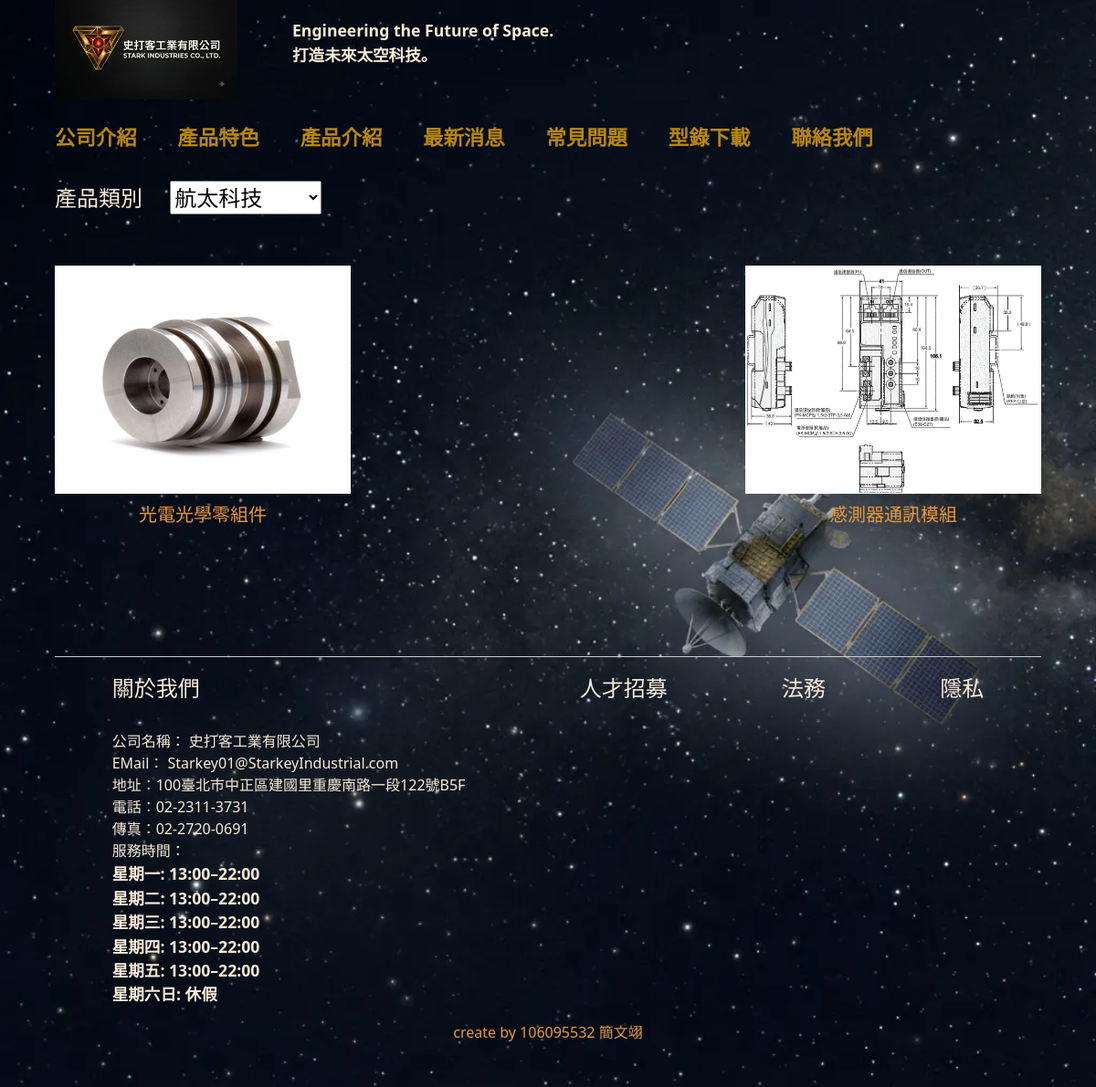
Screenshot of /products/ with the database file from the repository.
### internal/models.py (models this page shows, shortened)
class FeatureInfo(models.Model):
    featureinfoid = models.AutoField(primary_key=True)
    topic = models.ForeignKey('FeatureType', on_delete=models.CASCADE)
    title = models.TextField(null=False)
    content = models.TextField(null=False)
    addtime = models.BigIntegerField(editable=False)
    lastUpdate = models.BigIntegerField(editable=False)

class Category(models.Model):
    categoryid = models.AutoField(primary_key=True)
    name = models.CharField(max_length=30, null=False)
    enable = models.BooleanField(default=True, null=False)

class Company(models.Model):
    name = models.CharField(max_length=30, primary_key=True)
    email = models.CharField(max_length=100, null=False)
    address = models.CharField(max_length=100, null=False)
    phone = models.CharField(max_length=20, null=False)
    fax = models.CharField(max_length=20)
    servicetime = models.TextField()

### index/views.py (the view)
# urls.py: path("products/", front.Products),
def Products(request):
    products = models.Item.objects.all()
    products = [model_to_dict(productRecord) for productRecord in products]
    topics = models.Category.objects.filter(enable=True)
    topics = [model_to_dict(topicRecord) for topicRecord in topics]
    brandSlogan, company = __templates()
    return render(request, "front_product.htm", locals())

### index/views.py (called while the page is built)
def __templates():
    brandSlogans = models.FeatureInfo.objects.filter(topic_id=3)
    if len(brandSlogans) > 0:
        brandSlogan = brandSlogans[random.randint(0, len(brandSlogans)-1)].content
    else:
        brandSlogan = ""
    company = models.Company.objects.all().first()
    company = model_to_dict(company)
    return brandSlogan, company

### templates/front_product.htm (shortened to what this page needs)
{% extends "front_template.htm" %}
{% load static %}
{% block content%}
  <div id="productCategory">
    <span>產品類別</span>
    <select onchange="changeTopic(Number(this.value))" style="color: black;">
      {% for topic in topics%}
        <option value="{{topic.categoryid}}" style="color: black;">
          {{topic.name}}
        </option>
      {% endfor %}
    </select>
  </div>
  <div id="productItems">
  </div>
  <br />
{% endblock%}

### templates/front_template.htm (shortened to what this page needs)
<!DOCTYPE html>
<html>
<head>
    <link href="https://cdn.jsdelivr.net/npm/bootstrap@5.3.8/dist/css/bootstrap.min.css" rel="stylesheet">
    {% load static %}
    <link href="{% static "css/front.css" %}" rel="stylesheet" type="text/css" />
</head>
<body>
   <div class="top">
     <div class="header">
      <a href="/" target="_self">
        <img src="{% static "img/structure/logo2.webp" %}" alt="logo" />
      </a>
      <div class="brandSlogan">
       <pre>{{brandSlogan}}</pre>
      </div>
     </div>
     <div class="nav">
      <a href="#" onclick="setIframe('index'); return false;" >公司介紹</a>
      <a href="#" onclick="setIframe('features'); return false;">產品特色</a>
      <a href="#" onclick="setIframe('products'); return false;" >產品介紹</a>
      <a href="#" onclick="setIframe('news'); return false;">最新消息</a>
      <a href="#" onclick="setIframe('faq'); return false;">常見問題</a>
      <a href="#" onclick="setIframe('downloads'); return false;">型錄下載</a>
      <a href="#" onclick="setIframe('contactus'); return false;" >聯絡我們</a>
    </div>
    </div>
    <div class="frontFrame">
        {% block content %}{% endblock %}
    </div>
    <footer>
      <div class="footer">
        <div class="footer-links">
          <div class="footer-info">
            <h4>關於我們</h4><br />
            <span>公司名稱： {{company.name}}</span> <br />
            <span>EMail： {{company.email}}</span> <br />
            <span>地址：{{company.address}}</span><br />
            <span>電話：{{company.phone}}</span><br />
            <span>傳真：{{company.fax}}</span><br />
            <span>服務時間：</span><br />
            <pre>{{company.servicetime}} </pre>
          </div>
          <div class="footer-info"><h4>人才招募</h4></div>
          <div class="footer-info"><h4>法務</h4></div>
          <div class="footer-info"><h4>隱私</h4></div>
        </div>
        <div class="footer-author"><p>create by 106095532 簡文翊</p></div>
      </div>
    </footer>
</body>
</html>

### static/css/front.css (style rules this page uses)
* { box-sizing: border-box; margin: 0; padding: 0; color: antiquewhite; }
body { display: flex; flex-direction: column; width: 90%; margin: 0 auto; background-image: url(/static/img/structure/pexels.webp); background-repeat: round; }
p { font-size: 20px; color: rgb(231, 153, 58); }
pre { font-family: inherit; font-size: 1.1rem; font-weight: bold; white-space: pre-wrap; }
.top { width: 100%; }
.header { width: 100%; display: flex; align-items: center; gap: 5vw; margin-bottom: 25px; }
.header img { max-width: 200px; height: auto; }
.nav { display: flex; flex-wrap: wrap; gap: 2em; font-size: 1.4rem; margin-bottom: 30px; width: 100%; }
.nav a { text-decoration: none; color: darkgoldenrod; font-weight: bold; transition: color 0.2s; }
.frontFrame { width: 100%; margin-bottom: 20px; display: flex; flex-direction: column; gap: 40px; }
.footer { width: 100%; display: flex; flex-direction: column; align-items: center; padding: 20px 0; border-top: 1px solid #ccc; }
.footer-author { display: flex; margin-bottom: 12px; text-align: center; }
.footer-author p { font-size: 1rem; color: rgb(231, 153, 58); }
.footer-links { width: 100%; display: flex; justify-content: space-around; align-items: flex-start; font-size: 1rem; color: black; }
.footer-info { cursor: pointer; }
#productCategory { margin-bottom: 2vh; font-size: 1.5rem; }
#productCategory select { font-size: 1.5rem; }
#productCategory span { margin-right: 2vw; }
#productItems { display: flex; flex-wrap: wrap; justify-content: space-between; width: 100%; }

### rows the page displays
FeatureInfo: content "Engineering the Future of Space. 打造未來太空科技。"
Category: name "航太科技"
Company: name "史打客工業有限公司", email "Starkey01@StarkeyIndustrial.com", address "100臺北市中正區建國里重慶南路一段122號B5F", phone "02-2311-3731", fax "02-2720-0691", servicetime "星期一: 13:00–22:00 星期二: 13:00–22:00 星期三: 13:00–22:00 星期四: 13:00–22:00 星期五: 13:00–22:00 星期六日: 休假"
